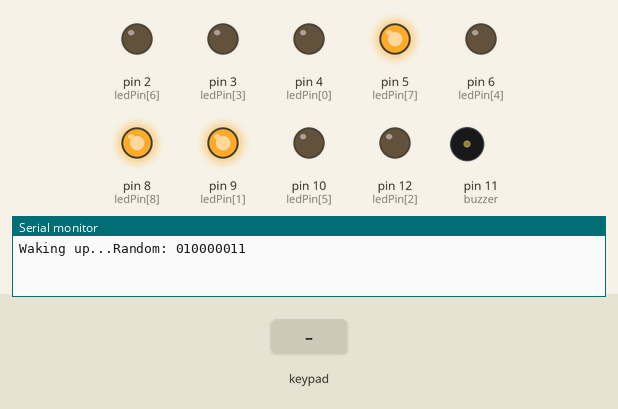
Bench run of a sketch on a simulated Arduino Nano, built with avr-gcc and run on an emulated ATmega328P. Parts: output pins drawn as LEDs (lit = HIGH), buzzer (waves = sounding), the last lines printed to the serial monitor. Inputs (shaded band) come from the test bench. Random numbers use the default seed unless the sketch sets one.

Above: at 1.2 s.
1.3 s: keypad keys 1 2 pressed 0.4 s apart
At 3.0 s:
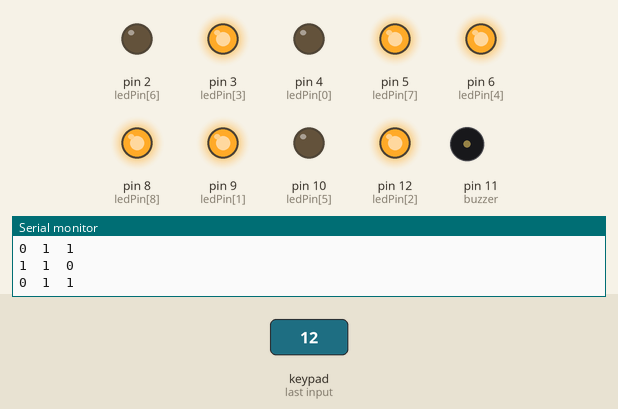
3.6 s: key '1' pressed
At 4.5 s:
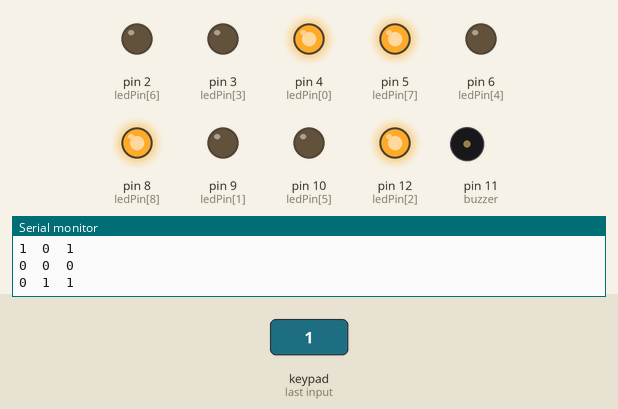
5.1 s: key '2' pressed
At 5.7 s:
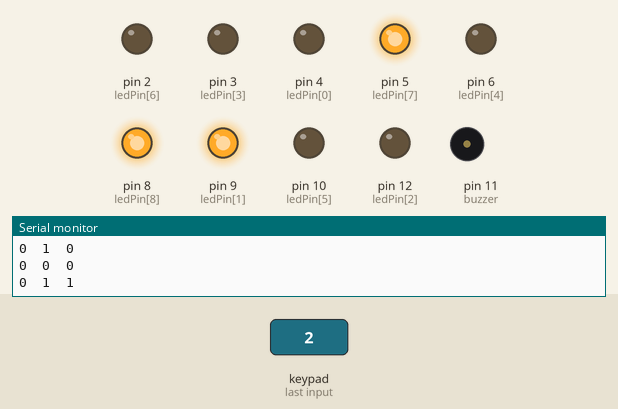
6.6 s: keypad keys 2 5 pressed 0.4 s apart
At 8.3 s:
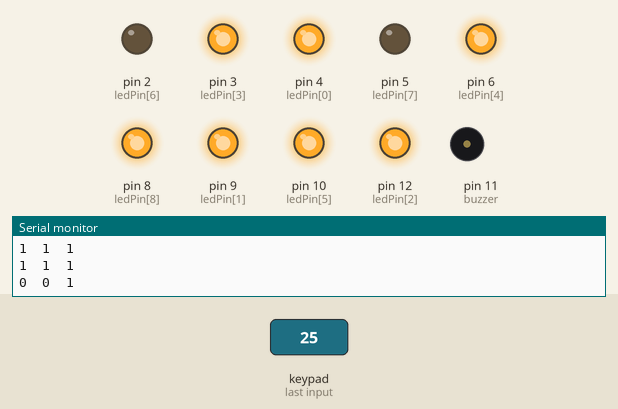
8.9 s: key '3' pressed
At 9.8 s:
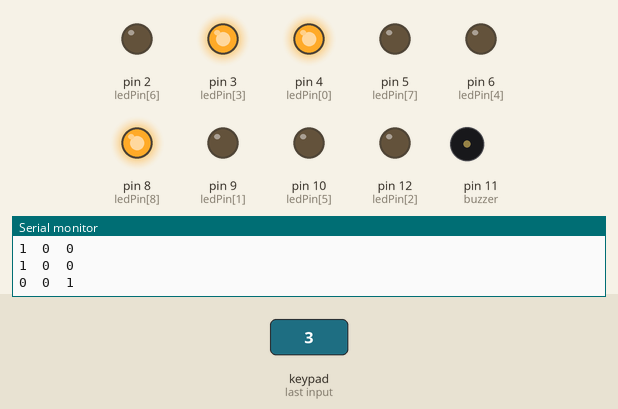
10.4 s: key '4' pressed
At 11.1 s:
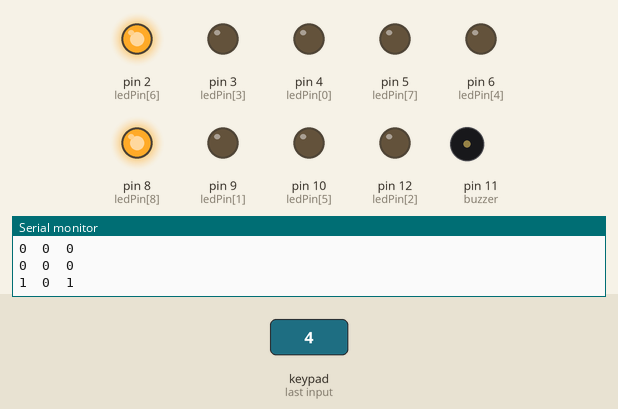
Timing chart, 0 to 12.9 s (numbered marks = the images above; inputs shaded):
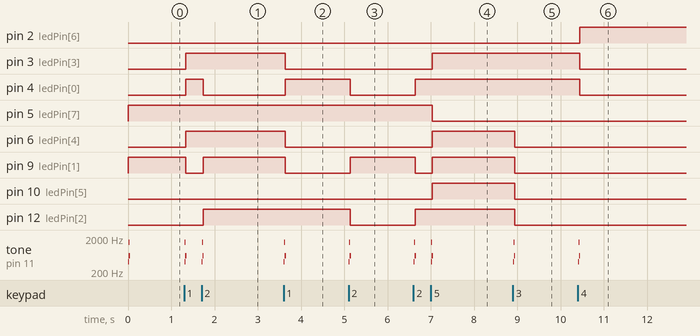

The sketch:

Magic_Box.ino
```cpp
// Orientation: ON/OFF Rocker Switch is the bottom
// A0 -> R1 (Keypad) Orange Solid
// A1 -> C1 (Keypad) Orange Stripe
// A2 -> R2 (Keypad) Blue Solid
// A3 -> C2 (Keypad) Blue Stripe
// A4 -> R3 (Keypad) Green Solid
// A5 -> C3 (Keypad) Green Stripe
// A6 -> NC
// A7 -> Leave open for RANDOM SEED
// 2 -> LED 7
// 3 ~> LED 4
// 4 -> LED 1
// 5 ~> LED 8
// 6 ~> LED 5
// 7 -> Not Used
// 8 -> LED 9
// 9 ~> LED 2
// 10 ~> LED 6
// 11 ~> Buzzer
// 12 -> LED 3
//
// Keep in mind the led[8] array is numbered like this because "0" is first in an array function.
// | 0 | 1 | 2 |
// | 3 | 4 | 5 |
// | 6 | 7 | 8 |

#include <Keypad.h>

char oneButton;

// Establishes the keypad...
const byte ROWS = 3;
const byte COLS = 3;
char keys[ROWS][COLS] =
{
  {'1', '2', '3'},
  {'4', '5', '6'},
  {'7', '8', '9'}
};
byte rowPins[ROWS] = {A0, A2, A4};                                 //connect to the row pinouts of the keypad
byte colPins[COLS] = {A1, A3, A5};                                 //connect to the column pinouts of the keypad

Keypad nineSquare(makeKeymap(keys), rowPins, colPins, ROWS, COLS); //initialize an instance of class nineSquare

const int ledPin[9] = {4, 9, 12, 3, 6, 10, 2, 5, 8};  //Uses pins for the LED outputs
int led[9] = {1, 2, 3, 4, 5, 6, 7, 8, 9};  //Declares a variable for 9 LEDs
int buzzer = 11;

int moveCounter = 0;
unsigned long time;
unsigned long forgotten = 300000; //Amount of time of inactivity before sounding power save buzzer 1000 = 1 sec.
unsigned long buzDelay = 40;

void setup() {
  {

  Serial.begin(9600);

  for (byte i = 0; i < 9; i = i + 1)            //A 'for loop' saves time and typing to assign values to all the arrays
  {                                             //Using the same 'i' variable to assign values on all four lines
  pinMode(ledPin[i], OUTPUT);                   //Setting pins as outputs (LOW 0v / HIGH +5v)
  digitalWrite(ledPin[i], LOW);                 //Setting pins to the OFF state.
  led[i] = LOW;                                 //Setting the LED variables to the OFF state.
  }

  pinMode(buzzer, OUTPUT);
  randomSeed(analogRead(A6));                   //This makes 'random' much more RANDOM
  Serial.print("Waking up...");                 //Start logging the program

  nineSquare.setHoldTime(3000);                 //Amount of time to activate silent mode.

  randomPat();                                  //Starts off the game with a random pattern.
  buTone();                                     //Cool little start tone.
}

}

void loop() {
  oneButton = nineSquare.getState();
   if (oneButton == HOLD)                        // Silent mode
  {
   buzzer = 7;
    }

  oneButton = nineSquare.getKey();
  if (oneButton)
  {
    moveCounter++;
    time = millis();
  }

  if (oneButton == '1') // makes sure a key is actually pressed, equal to (oneButton != NO_KEY)
  {
    led[0] = !led[0];
    led[1] = !led[1];
    led[3] = !led[3];
    led[4] = !led[4];
    buTone();
    printLayout();
    }

  if (oneButton == '2') // makes sure a key is actually pressed, equal to (oneButton != NO_KEY)
  {
    led[0] = !led[0];
    led[1] = !led[1];
    led[2] = !led[2];
    buTone();
    printLayout();
  }

  if (oneButton == '3') // makes sure a key is actually pressed, equal to (oneButton != NO_KEY)
  {
    led[2] = !led[2];
    led[1] = !led[1];
    led[5] = !led[5];
    led[4] = !led[4];//Invert the state of the LED then...
    buTone();
    printLayout();
    }
      if (oneButton == '4') // makes sure a key is actually pressed, equal to (oneButton != NO_KEY)
  {
    led[0] = !led[0];
    led[3] = !led[3];
    led[6] = !led[6];
    buTone();
    printLayout();
    }

  if (oneButton == '5') // makes sure a key is actually pressed, equal to (oneButton != NO_KEY)
  {
    led[1] = !led[1];
    led[3] = !led[3];
    led[4] = !led[4];
    led[5] = !led[5];
    led[7] = !led[7];
    buTone();
    printLayout();
  }

  if (oneButton == '6') // makes sure a key is actually pressed, equal to (oneButton != NO_KEY)
  {
    led[2] = !led[2];
    led[5] = !led[5];
    led[8] = !led[8];
    buTone();
    printLayout();
    }
      if (oneButton == '7') // makes sure a key is actually pressed, equal to (oneButton != NO_KEY)
  {
    led[3] = !led[3];
    led[4] = !led[4];
    led[6] = !led[6];
    led[7] = !led[7];
    buTone();
    printLayout();
    }

  if (oneButton == '8') // makes sure a key is actually pressed, equal to (oneButton != NO_KEY)
  {
  led[6] = !led[6];
  led[7] = !led[7];
  led[8] = !led[8];
  buTone();
  printLayout();
  }

  if (oneButton == '9') // makes sure a key is actually pressed, equal to (oneButton != NO_KEY)
  {
  led[4] = !led[4];
  led[5] = !led[5];
  led[7] = !led[7];
  led[8] = !led[8];
  buTone();
  printLayout();
    }

for (byte i = 0; i < 9; i = i + 1)            //A 'for loop' saves time and typing to assign values to all the arrays
  {
  digitalWrite(ledPin[i], led[i]);                  //Apply that state
  }

if (led[0] && led[1] && led[2] && led[3] && led[4] && led[5] && led[6] && led[7] && led[8])
  {
    winner();
    delay(100);
    for(int x = 0; x < 2; x++)
    {
      for(int i = 0; i < 6; i++)
      {
        tone(buzzer, 100 * i); // Send .2 KHz sound signal...
        delay(100);        // ...for 0.1 sec
        noTone(buzzer);     // Stop sound...
        for(int a = 0; a < 9; a++)
        {
          led[a] = !led[a];
          digitalWrite(ledPin[a], led[a]);
          delay(1);
        }

      }

    }
    randomPat();
    buTone();
  }
  delay(10);

  if (millis() - time > forgotten)
  {
    buTone();
  }
}

void allOFF()
{
  for(int a = 0; a < 9; a++)
  {
    led[a] = LOW;
    digitalWrite(ledPin[a], led[a]);
   }
}

void allON()
{
  for(int a = 0; a < 9; a++)
  {
    led[a] = HIGH;
    digitalWrite(ledPin[a], led[a]);
  }
}

void randomPat()
{
  Serial.print("Random: ");
  for(int a = 0; a < 9; a++)
  {
    int randy = random(2);
    led[a] = randy;
    if(randy == (led[0] && led[1] && led[2] && led[3] && led[4] && led[5] && led[6] && led[7] && led[8]))
    {
      led[8] = !led[8];
    }
    digitalWrite(ledPin[a], led[a]);
    Serial.print(randy);
  }
  Serial.println(" ");
}

void buTone()
{
    tone(buzzer, 400, 10);
    delay(10);
    tone(buzzer, 1500, 10);
    delay(10);
    tone(buzzer, 600, 30);
    delay(10);

}

void winner()
{
    tone(buzzer, 500, 10);
    delay(30);
    tone(buzzer, 700, 10);
    delay(30);
    tone(buzzer, 900, 20);
    delay(40);
    tone(buzzer, 1100, 20);
    delay(40);
    tone(buzzer, 1300, 40);
    delay(50);
    tone(buzzer, 1500, 40);
    delay(50);
    Serial.println("!!WINNER!!");
    Serial.print(moveCounter);
    Serial.println(" Moves");
    moveCounter = 0;
}

void printLayout()
{
  Serial.print("Pattern: ");
  Serial.println(oneButton);
  Serial.print(led[0]);
  Serial.print("  ");
  Serial.print(led[1]);
  Serial.print("  ");
  Serial.println(led[2]);
  Serial.print(led[3]);
  Serial.print("  ");
  Serial.print(led[4]);
  Serial.print("  ");
  Serial.println(led[5]);
  Serial.print(led[6]);
  Serial.print("  ");
  Serial.print(led[7]);
  Serial.print("  ");
  Serial.println(led[8]);
  Serial.println();

}
```

Measured:
- after the input at 1.3 s, pin 3 (ledPin[3]): LOW → HIGH at once; pin 4 (ledPin[0]): LOW → HIGH at once, → LOW 0.40 s later
- after the input at 3.6 s, pin 3 (ledPin[3]), pin 6 (ledPin[4]), pin 9 (ledPin[1]): HIGH → LOW at once; pin 4 (ledPin[0]): LOW → HIGH at once; tone on pin 11 (buzzer): silent → 400 Hz at once, → 1500 Hz 0.01 s later, → 600 Hz 0.01 s later, → silent 0.03 s later
- after the input at 5.1 s, pin 4 (ledPin[0]), pin 12 (ledPin[2]): HIGH → LOW at once; pin 9 (ledPin[1]): LOW → HIGH at once; tone on pin 11 (buzzer): silent → 400 Hz at once, → 1500 Hz 0.01 s later, → 600 Hz 0.01 s later, → silent 0.03 s later
- after the input at 6.6 s, pin 3 (ledPin[3]): LOW → HIGH after 0.44 s; pin 4 (ledPin[0]): LOW → HIGH at once
- after the input at 8.9 s, pin 6 (ledPin[4]), pin 9 (ledPin[1]), pin 10 (ledPin[5]), pin 12 (ledPin[2]): HIGH → LOW at once; tone on pin 11 (buzzer): silent → 400 Hz at once, → 1500 Hz 0.01 s later, → 600 Hz 0.01 s later, → silent 0.03 s later
- after the input at 10.4 s, pin 2 (ledPin[6]): LOW → HIGH at once; pin 3 (ledPin[3]), pin 4 (ledPin[0]): HIGH → LOW at once; tone on pin 11 (buzzer): silent → 400 Hz at once, → 1500 Hz 0.01 s later, → 600 Hz 0.01 s later, → silent 0.03 s later
